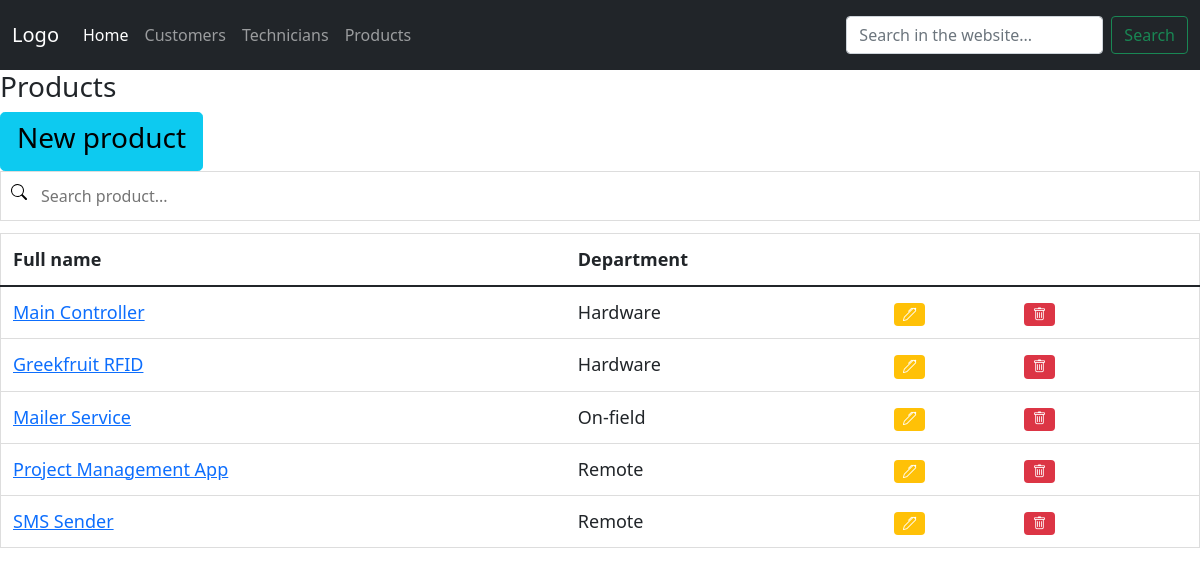
Page /product_list/ on the committed database.
### hotline/models.py (models this page shows, shortened)
class product(models.Model):
    name = models.CharField(max_length=50)
    department_id = ForeignKey('department', on_delete=models.PROTECT)
    description = models.TextField(blank=True, null=True)

class department(models.Model):
    name = models.CharField(max_length=50)
    subset = models.CharField(max_length=50)
    def __str__(self):
        return self.name

### hotline/views.py (the view)
# urls.py: path('product_list/', views.product_list, name='product_list'),
def product_list(request):
    context = {
        'products': all_products
    }
    return render(request, 'hotline/product_list.html', context)

### hotline/templates/hotline/product_list.html
{% extends 'hotline/home.html' %}
{% block content %}
<h3>Products</h3>
<a href="{% url 'new_product' %}" class="btn btn-info btn-lg"><h3>New product</h3></a>
<input type="text" id="SearchInput" onkeyup="filterTable()" placeholder="Search product..." title="Type in a name">
<table id="searchableTable" class="table table-responsive table-hover">
    <thead class="thead dark">
        <tr>
            <th scope="col">Full name</th>
            <th scope="col">Department</th>
            <th scope="col"></th>
            <th scope="col"></th>
        </tr>
    </thead>
    <tbody>
        {% for product in products %}
        <tr>
            <td><a href="{% url 'product_detail' product.id %}">{{product.name}}</a></td>
            <td>{{product.department_id}}</td>
            <td><a href="#"><span class="badge bg-warning"><i class="bi bi-pen"></i></span></a></td>
            <td><a href="#"><span class="badge bg-danger"><i class="bi bi-trash"></i></span></a></td>
            <td></td>
        </tr>
        {% endfor %}
    </tbody>
</table>
{% endblock %}

### static/css/style.css (style rules this page uses)
#SearchInput { background-image: url('../images/search.svg'); background-position: 10px 12px; background-repeat: no-repeat; width: 100%; font-size: 16px; padding: 12px 20px 12px 40px; border: 1px solid #ddd; margin-bottom: 12px; }
#searchableTable { border-collapse: collapse; width: 100%; border: 1px solid #ddd; font-size: 18px; }
#searchableTable th, #searchableTable td { text-align: left; padding: 12px; }
#searchableTable tr { border-bottom: 1px solid #ddd; }

### rows in the picture
product: name "Main Controller", department_id "Hardware"
product: name "Greekfruit RFID", department_id "Hardware"
product: name "Mailer Service", department_id "On-field"
product: name "Project Management App", department_id "Remote"
product: name "SMS Sender", department_id "Remote"
